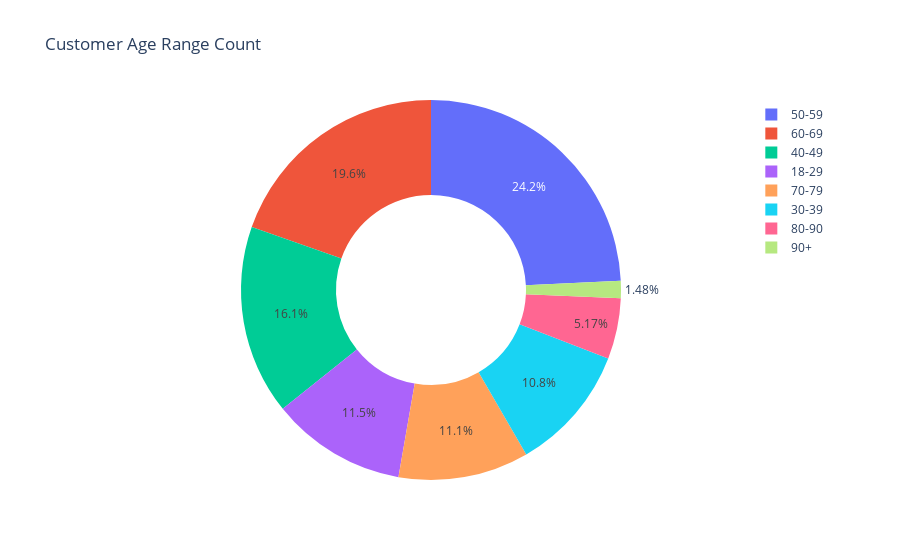

The notebook cell this image was saved under:
### Code cell
#%on basis of age;
fig = px.pie(grp, values='count', names='age_range', title='Customer Age Range Count',hole=0.5, labels={'count':'Count',"income_range":"Income Range"})
fig.show()
fig.write_html("pieage.html")

### Figure 1 — Plotly figure (JSON) as saved in the notebook; plotly's stock layout.template omitted (floating-point values rounded to 4 significant figures)
{"data": [{"domain": {"x": [0, 1], "y": [0, 1]}, "hole": 0.5, "hovertemplate": "age_range=%{label}<br>Count=%{value}<extra></extra>", "labels": ["18-29", "18-29", "18-29", "30-39", "30-39", "30-39", "40-49", "40-49", "40-49", "50-59", "50-59", "50-59", "60-69", "60-69", "60-69", "70-79", "70-79", "70-79", "80-90", "80-90", "80-90", "90+", "90+", "90+"], "legendgroup": "", "name": "", "showlegend": true, "type": "pie", "values": [478, 1209, 18, 522, 1049, 26, 898, 1457, 36, 1574, 1953, 63, 1327, 1549, 34, 771, 852, 23, 423, 334, 10, 136, 81, 2]}], "layout": {"autosize": true, "legend": {"tracegroupgap": 0}, "title": {"text": "Customer Age Range Count"}}}
